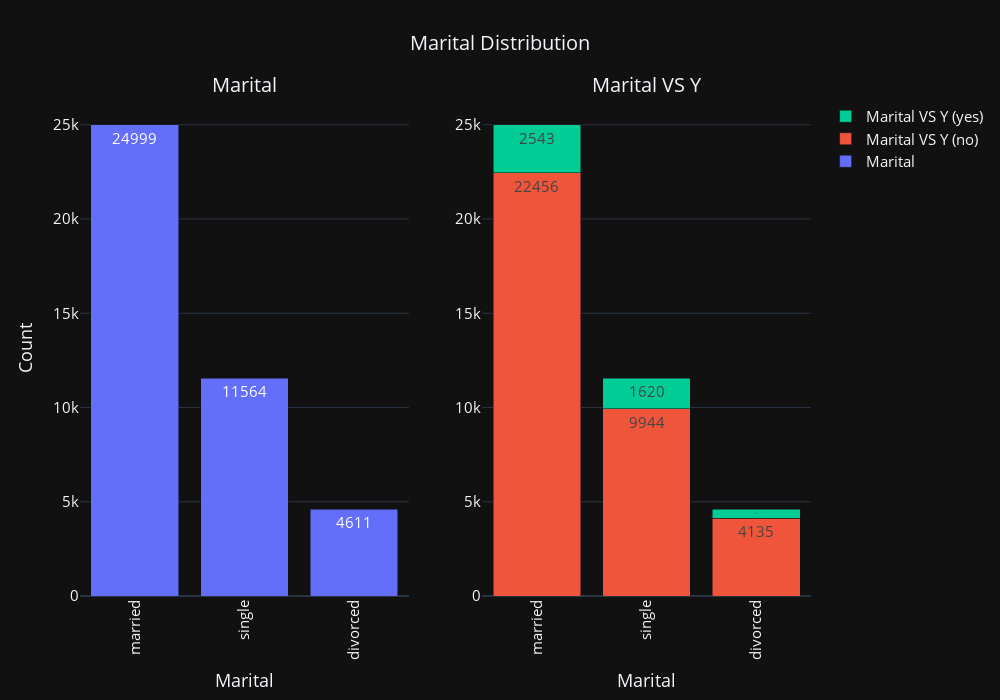

Write notebook code for a chart like this one.
### Code cell
fig = make_subplots(rows=1, cols=2, subplot_titles=("Marital", "Marital VS Y"))
bar_trace = go.Bar(x=marital_distribution.index, y=marital_distribution.values, name='Marital',text=marital_distribution.values, textposition='inside')
fig.add_trace(bar_trace, row=1, col=1)
for category in data['y'].unique():
    category_data = data[data['y'] == category]['marital'].value_counts()
    bar_trace_by_hue = go.Bar(x=category_data.index, y=category_data.values, name=f'Marital VS Y ({category})',text=category_data.values, textposition='inside')
    fig.add_trace(bar_trace_by_hue, row=1, col=2)
fig.update_layout(
    title_text='Marital Distribution',
    title_x=0.5,
    title_font=dict(size=20),
    xaxis_title='Marital',
    yaxis_title='Count',
    xaxis2_title='Marital',
    font=dict(
        size=15,
    ),   
    barmode='stack',
    width=1000,
    height=700,
    xaxis=dict(tickangle=-90),
    xaxis2=dict(tickangle=-90),
    template='plotly_dark'
)
fig.update_annotations(font=dict(size=20))
fig.show()

### Figure 1 — Plotly figure (JSON) as saved in the notebook; plotly's stock layout.template omitted (floating-point values rounded to 4 significant figures)
{"data": [{"name": "Marital", "text": [25000.0, 11560.0, 4611.0], "textposition": "inside", "type": "bar", "x": ["married", "single", "divorced"], "xaxis": "x", "y": [24999, 11564, 4611], "yaxis": "y"}, {"name": "Marital VS Y (no)", "text": [22460.0, 9944.0, 4135.0], "textposition": "inside", "type": "bar", "x": ["married", "single", "divorced"], "xaxis": "x2", "y": [22456, 9944, 4135], "yaxis": "y2"}, {"name": "Marital VS Y (yes)", "text": [2543.0, 1620.0, 476.0], "textposition": "inside", "type": "bar", "x": ["married", "single", "divorced"], "xaxis": "x2", "y": [2543, 1620, 476], "yaxis": "y2"}], "layout": {"annotations": [{"font": {"size": 20}, "showarrow": false, "text": "Marital", "x": 0.225, "xanchor": "center", "xref": "paper", "y": 1.0, "yanchor": "bottom", "yref": "paper"}, {"font": {"size": 20}, "showarrow": false, "text": "Marital VS Y", "x": 0.775, "xanchor": "center", "xref": "paper", "y": 1.0, "yanchor": "bottom", "yref": "paper"}], "barmode": "stack", "font": {"size": 15}, "height": 700, "title": {"font": {"size": 20}, "text": "Marital Distribution", "x": 0.5}, "width": 1000, "xaxis": {"anchor": "y", "domain": [0.0, 0.45], "tickangle": -90, "title": {"text": "Marital"}}, "xaxis2": {"anchor": "y2", "domain": [0.55, 1.0], "tickangle": -90, "title": {"text": "Marital"}}, "yaxis": {"anchor": "x", "domain": [0.0, 1.0], "title": {"text": "Count"}}, "yaxis2": {"anchor": "x2", "domain": [0.0, 1.0]}}}
